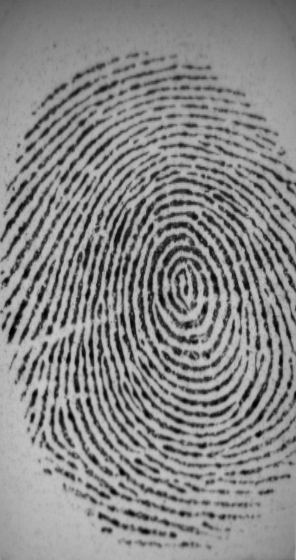
#> input picture sample_inputs/101_1.tif, 296 x 560 px
$ python huellas.py
#> lines starting #> are read from the running program, lines starting #| are printed output that depends on the picture
import numpy as np
import cv2 as cv

img = cv.imread('sample_inputs/101_1.tif')
#> img is the input picture: shape (560, 296, 3); min 0, max 202, mean 135.7
gray= cv.cvtColor(img,cv.COLOR_BGR2GRAY)

sift = cv.SIFT_create()
kp = sift.detect(gray,None)
#> kp = 2545 keypoints; strongest (x, y, size): (50, 330, 4.6), (35, 394, 4.1), (204, 310, 4.8), (258, 434, 4.2)

img=cv.drawKeypoints(gray,kp,img)
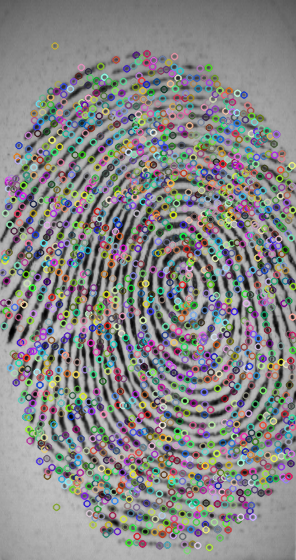
#> img: shape (560, 296, 3); mean B, G, R 135, 135, 135.3

cv.imwrite('sift_keypoints.jpg',img)


'''SIFT xfeatures2d
detect and compute
FlamBasedMatcher'''

$ run again, with sample_inputs/101_2.tif copied over sample_inputs/101_1.tif
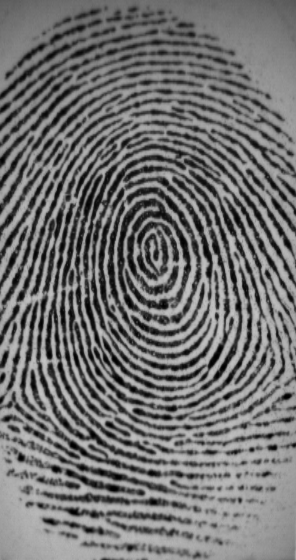
#> input picture sample_inputs/101_2.tif, 296 x 560 px
#> img is the input picture: shape (560, 296, 3); min 0, max 197, mean 113.7
#> kp = 2708 keypoints; strongest (x, y, size): (56, 469, 5.2), (21, 458, 5.1), (217, 316, 3.3), (287, 396, 5.1)
#> `img=cv.drawKeypoints(gray,kp,img)`:
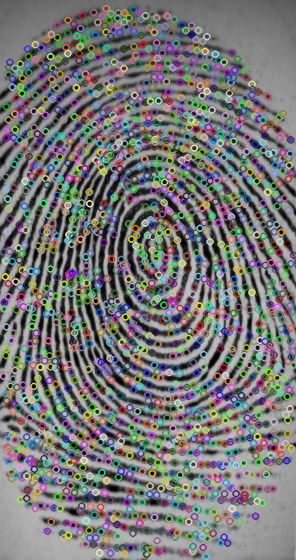
#> img: shape (560, 296, 3); mean B, G, R 118.9, 118.9, 119.1

$ run again, with sample_inputs/101_3.tif copied over sample_inputs/101_1.tif
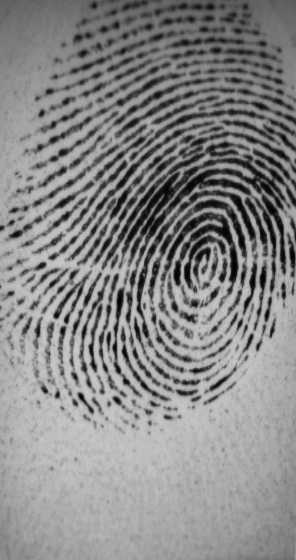
#> input picture sample_inputs/101_3.tif, 296 x 560 px
#> img is the input picture: shape (560, 296, 3); min 1, max 202, mean 135.4
#> kp = 1976 keypoints; strongest (x, y, size): (56, 315, 4.3), (81, 396, 4.2), (66, 320, 3.8), (126, 382, 4.3)
#> `img=cv.drawKeypoints(gray,kp,img)`:
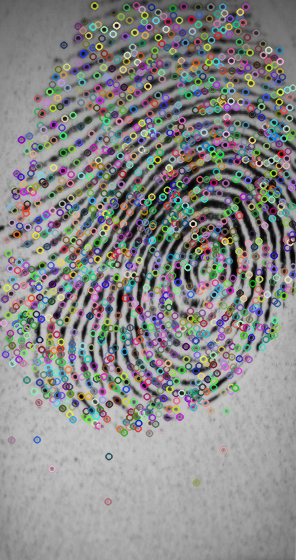
#> img: shape (560, 296, 3); mean B, G, R 136.8, 137.1, 137.2

$ run again, with sample_inputs/101_4.tif copied over sample_inputs/101_1.tif
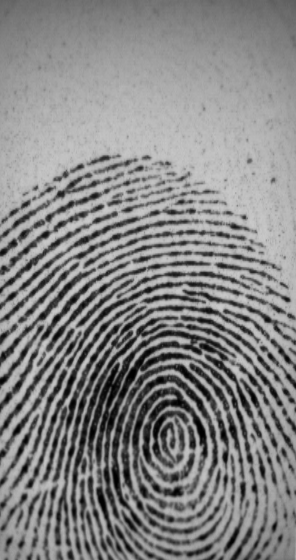
#> input picture sample_inputs/101_4.tif, 296 x 560 px
#> img is the input picture: shape (560, 296, 3); min 0, max 204, mean 133.3
#> kp = 1952 keypoints; strongest (x, y, size): (45, 235, 5), (57, 318, 4.8), (287, 299, 4.1), (43, 316, 5)
#> `img=cv.drawKeypoints(gray,kp,img)`:
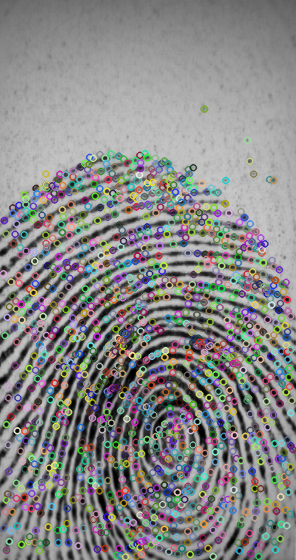
#> img: shape (560, 296, 3); mean B, G, R 134.9, 135.4, 135.5
